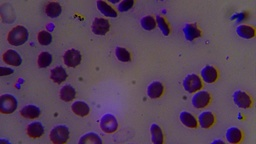
#> input picture frotis/Opta-Tech_338.jpg, 256 x 144 px, shrunk from 3264 x 1836 before the run; its folder holds 7 pictures in this run
$ jupyter execute --allow-errors 'projet big data.ipynb'
#> lines starting #> are read from the running program, lines starting #| are printed output that depends on the picture; after the words box and inside, x2 and y2 are one past the last pixel; in counts of white or black regions, pixels touching at a corner belong together
# Prétraitement des Images

## Application de divers filtres pour débruiter les images et calcul des métriques

[cell 1]
import os
import cv2
import numpy as np
from skimage.metrics import peak_signal_noise_ratio, mean_squared_error, structural_similarity

# Fonction pour appliquer divers filtres et calculer les métriques
def apply_filter_and_calculate_metrics(image, filter_type):
    if filter_type == 'median':
        filtered_image = cv2.medianBlur(image, 5)
    elif filter_type == 'gaussian':
        filtered_image = cv2.GaussianBlur(image, (5, 5), 0)
    elif filter_type == 'average':
        filtered_image = cv2.blur(image, (5, 5))
    elif filter_type == 'bilateral':
        filtered_image = cv2.bilateralFilter(image, 9, 75, 75)
    else:
        raise ValueError("Invalid filter type")

    psnr = peak_signal_noise_ratio(image, filtered_image)
    mse = mean_squared_error(image, filtered_image)
    mae = np.mean(np.abs(image - filtered_image))
    mssim = structural_similarity(image, filtered_image, win_size=3, channel_axis=2)

    return filtered_image, psnr, mse, mae, mssim

# Chemin d'entrée et de sortie
input_folder = "frotis"
output_folders = {
    "median": "filtres/Filtre_Median",
    "gaussian": "filtres/Filtre_Gaussienne",
    "average": "filtres/Filtre_Moyenne",
    "bilateral": "filtres/Filtre_Bilaterale"
}

# Assurez-vous que les dossiers de sortie existent
for folder in output_folders.values():
    if not os.path.exists(folder):
        os.makedirs(folder)

# Initialiser des dictionnaires pour stocker les métriques
metrics = {key: {"psnr": [], "mse": [], "mae": [], "mssim": []} for key in output_folders}

# Parcourir toutes les images dans le dossier d'entrée
for filename in os.listdir(input_folder):
    if filename.endswith(".jpg") or filename.endswith(".png"):
        # Charger l'image
        image_path = os.path.join(input_folder, filename)
        image = cv2.imread(image_path)
#> image is the input picture: shape (144, 256, 3); mean B, G, R 88.1, 63.2, 84.9

        # Vérifier si l'image est chargée correctement
        if image is None:
            print(f"Erreur: impossible de charger l'image {filename}.")
            continue

        # Appliquer chaque filtre et calculer les métriques
        for filter_type in output_folders.keys():
            filtered_image, psnr, mse, mae, mssim = apply_filter_and_calculate_metrics(image, filter_type)

            # Enregistrer l'image filtrée dans le dossier de sortie correspondant
            output_path = os.path.join(output_folders[filter_type], filename)
            cv2.imwrite(output_path, filtered_image)

            # Ajouter les métriques à la liste
            metrics[filter_type]["psnr"].append(psnr)
            metrics[filter_type]["mse"].append(mse)
            metrics[filter_type]["mae"].append(mae)
            metrics[filter_type]["mssim"].append(mssim)

            # Afficher les métriques
            print(f"Image: {filename}, Filtre: {filter_type}")
            print(f"PSNR: {psnr:.2f} dB")
            print(f"MSE: {mse:.2f}")
            print(f"MAE: {mae:.2f}")
            print(f"MSSIM: {mssim:.2f}\n")
#> this loop made 4 passes
#> (psnr, mse, mae, mssim) on passes 1 to 4: (35.87, 16.82, 97.32, 0.924), (36.91, 13.24, 95.27, 0.94), (33.18, 31.28, 102.2, 0.884), (34.52, 22.94, 103.3, 0.909)
#> (printed output is left out)

# Calculer les moyennes des métriques pour chaque filtre
avg_metrics = {key: {metric: np.mean(values) for metric, values in metrics[key].items()} for key in metrics}
#> avg_metrics = 4 items

# Afficher les moyennes des métriques pour chaque filtre
for filter_type, values in avg_metrics.items():
    print(f"Moyenne des métriques pour le filtre {filter_type.capitalize()}:")
    print(f"PSNR moyen: {values['psnr']:.2f} dB")
    print(f"MSE moyen: {values['mse']:.2f}")
    print(f"MAE moyen: {values['mae']:.2f}")
    print(f"MSSIM moyen: {values['mssim']:.2f}\n")
#> this loop made 4 passes
#> (filter_type, values) on passes 1 to 4: ('median', {'psnr': 37.05, 'mse': 13.06, 'mae': 90.37, 'mssim': 0.94}), ('gaussian', {'psnr': 38.31, 'mse': 9.79, 'mae': 84.47, 'mssim': 0.955}), ('average', {'psnr': 34.42, 'mse': 23.88, 'mae': 92.79, 'mssim': 0.91}), ('bilateral', {'psnr': 35.24, 'mse': 19.61, 'mae': 95, 'mssim': 0.925})
#> (printed output is left out)

[cell 2]
import matplotlib.pyplot as plt
import numpy as np

# Préparer les données pour les graphiques
filters = ['median', 'gaussian', 'average', 'bilateral']
psnr_means = [avg_metrics[filter_type]['psnr'] for filter_type in filters]
#> psnr_means = [37.05, 38.31, 34.42, 35.24]
mse_means = [avg_metrics[filter_type]['mse'] for filter_type in filters]
#> mse_means = [13.06, 9.79, 23.88, 19.61]
mae_means = [avg_metrics[filter_type]['mae'] for filter_type in filters]
#> mae_means = [90.37, 84.47, 92.79, 95]
mssim_means = [avg_metrics[filter_type]['mssim'] for filter_type in filters]
#> mssim_means = [0.94, 0.955, 0.91, 0.925]

# Largeur des barres
bar_width = 0.2
index = np.arange(len(filters))

# Tracer le graphique
plt.figure(figsize=(12, 8))

bars1 = plt.bar(index - bar_width, psnr_means, bar_width, label='PSNR', color='green')
bars2 = plt.bar(index, mse_means, bar_width, label='MSE', color='gold')
bars3 = plt.bar(index + bar_width, mae_means, bar_width, label='MAE', color='r')
bars4 = plt.bar(index + 2*bar_width, mssim_means, bar_width, label='MSSIM', color='c')

# Ajouter les valeurs des métriques au-dessus de chaque barre
for bars in [bars1, bars2, bars3, bars4]:
    for bar in bars:
        height = bar.get_height()
        plt.text(bar.get_x() + bar.get_width() / 2.0, height, f'{height:.2f}', ha='center', va='bottom')
#> this loop made 4 passes

plt.xlabel('Filtre')
plt.ylabel('Moyenne')
plt.title('Moyennes des métriques pour chaque filtre')
plt.xticks(index + bar_width / 2, filters)
plt.legend()
plt.tight_layout()
plt.show()

[cell 3]
import numpy as np
import matplotlib.pyplot as plt
from skimage import color, io
from skimage.segmentation import chan_vese

# Charger l'image
image_path = 'frotis/Opta-Tech_341.jpg'
image = io.imread(image_path)
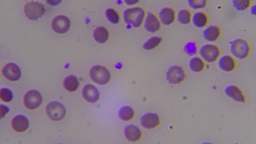
#> input picture frotis/Opta-Tech_341.jpg, 256 x 144 px, shrunk from 3264 x 1836 before the run
#> image is the input picture: shape (144, 256, 3); mean R, G, B 138.1, 121.4, 138.4
image_gray = color.rgb2gray(image)
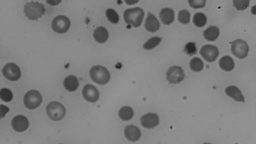
#> image_gray: shape (144, 256) float64; min 0.121, max 0.602, mean 0.495

# Appliquer la segmentation Chan-Vese
cv_result = chan_vese(image_gray, mu=0.25, lambda1=1, lambda2=1, tol=1e-3, max_num_iter=200, dt=0.5, init_level_set="checkerboard", extended_output=True)

# Afficher le résultat de la segmentation
fig, ax = plt.subplots(1, 2, figsize=(10, 5))
ax[0].imshow(image_gray, cmap='gray')
ax[0].set_title('Image originale')
ax[1].imshow(cv_result[0], cmap='gray')
ax[1].set_title('Segmentation Chan-Vese')
plt.show()

# Binariser l'image segmentée
binary_image = cv2.threshold(cv_result[0].astype(np.uint8), 0, 255, cv2.THRESH_BINARY | cv2.THRESH_OTSU)[1]
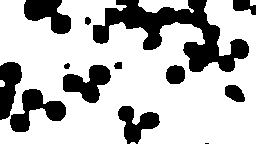
#> binary_image: shape (144, 256); 73.2% white; 13 black regions (1 under 20 px), largest, box (x1, y1, x2, y2) and area: (93, 0, 249, 72) 4231, (10, 89, 66, 132) 1099, (63, 65, 111, 103) 1007

# Afficher l'image binaire
plt.imshow(binary_image, cmap='gray')
plt.title('Image Binaire')
plt.show()

[cell 4]
# Charger l'image
image_path = 'frotis/Opta-Tech_341.jpg'
image = cv2.imread(image_path)

# Convertir en niveaux de gris
gray = cv2.cvtColor(image, cv2.COLOR_BGR2GRAY)

# Appliquer un filtre Gaussien pour réduire le bruit
blurred = cv2.GaussianBlur(gray, (5, 5), 0)

# Afficher l'image floutée
plt.imshow(blurred, cmap='gray')
plt.title('Image Floutée')
plt.show()

[cell 5]
from skimage import measure

# Convertir en niveaux de gris
gray = cv2.cvtColor(image, cv2.COLOR_BGR2GRAY)

# Appliquer le filtre Gaussien
blurred = cv2.GaussianBlur(gray, (5, 5), 0)

# Appliquer le seuillage
_, binary = cv2.threshold(blurred, 127, 255, cv2.THRESH_BINARY_INV)
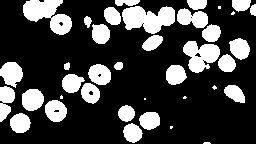
#> binary: shape (144, 256); 26.3% white; 38 white regions (8 under 20 px), largest, box (x1, y1, x2, y2) and area: (122, 6, 175, 34) 1007, (23, 0, 72, 35) 975, (183, 41, 220, 73) 744

# Trouver les contours avec contours actifs
contours = measure.find_contours(binary, 0.8)

# Afficher les résultats
fig, ax = plt.subplots()
ax.imshow(binary, cmap=plt.cm.gray)

for contour in contours:
    ax.plot(contour[:, 1], contour[:, 0], linewidth=2)

ax.set_title('Contours Actifs')
plt.show()
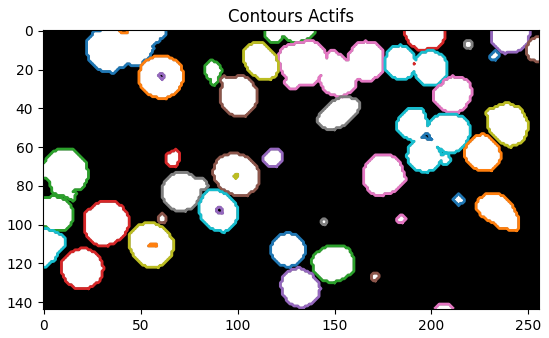
#> figure drawn by matplotlib, 1 panel

# Comparaison des algo

## Segmentation par Seuillage Otsu

[cell 6]
import cv2
import matplotlib.pyplot as plt

def otsu_thresholding(image):
    gray_image = cv2.cvtColor(image, cv2.COLOR_BGR2GRAY)
    _, binary_image = cv2.threshold(gray_image, 0, 255, cv2.THRESH_BINARY + cv2.THRESH_OTSU)
#> binary_image: shape (144, 256); 81.1% white; 47 black regions (8 under 20 px), largest, box (x1, y1, x2, y2) and area: (24, 1, 51, 20) 332, (123, 7, 145, 29) 318, (23, 90, 42, 110) 272
    binary_image = cv2.cvtColor(binary_image, cv2.COLOR_GRAY2BGR)
    return binary_image

# Example usage
image_path = 'frotis/Opta-Tech_341.jpg'
image = cv2.imread(image_path)
binary_image = otsu_thresholding(image)
cv2.imwrite('output/otsu_thresholding.jpg', binary_image)

# Afficher l'image originale et l'image segmentée
plt.figure(figsize=(10, 5))

plt.subplot(1, 2, 1)
plt.imshow(cv2.cvtColor(image, cv2.COLOR_BGR2RGB))
plt.title('Image Originale')

plt.subplot(1, 2, 2)
plt.imshow(binary_image, cmap='gray')
plt.title('Segmentation par Seuillage Otsu')

plt.show()

## Segmentation par Chan-Vese

[cell 7]
from skimage import color
from skimage.segmentation import chan_vese
import os
import cv2
import numpy as np
from skimage.metrics import peak_signal_noise_ratio, mean_squared_error, structural_similarity

def chan_vese_segmentation(image):
    gray_image = color.rgb2gray(image)
    cv_result = chan_vese(gray_image, mu=0.25, lambda1=1, lambda2=1, tol=1e-3, max_num_iter=200, dt=0.5, init_level_set="checkerboard", extended_output=True)
    segmented_image = (cv_result[0] * 255).astype(np.uint8)
#> segmented_image: shape (144, 256); 73.1% white; 13 black regions (1 under 20 px), largest, box (x1, y1, x2, y2) and area: (93, 0, 249, 72) 4312, (10, 89, 66, 133) 1101, (62, 65, 111, 103) 1000
    segmented_image = cv2.cvtColor(segmented_image, cv2.COLOR_GRAY2BGR)  # Convert to 3 channels
    return segmented_image

# Example usage
segmented_image = chan_vese_segmentation(image)
cv2.imwrite('output/chan_vese.jpg', (segmented_image * 255).astype(np.uint8))

# Afficher l'image originale et l'image segmentée
plt.figure(figsize=(10, 5))

plt.subplot(1, 2, 1)
plt.imshow(cv2.cvtColor(image, cv2.COLOR_BGR2RGB))
plt.title('Image Originale')

plt.subplot(1, 2, 2)
plt.imshow(segmented_image, cmap='gray')
plt.title('Segmentation Chan-Vese')

plt.show()
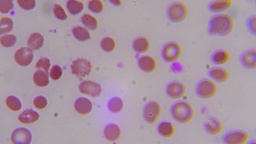
#> input picture frotis/Opta-Tech_433.jpg, 256 x 144 px, shrunk from 3264 x 1836 before the run
#> further down, image is the input picture: shape (144, 256, 3); mean B, G, R 160.8, 143.9, 168.3

## Segmentation par Contours Actifs

[cell 8]
import cv2
import numpy as np
import matplotlib.pyplot as plt
from skimage import measure

def active_contours_segmentation(image):
    gray_image = cv2.cvtColor(image, cv2.COLOR_BGR2GRAY)
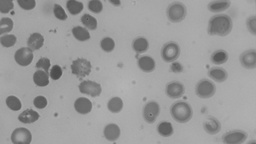
#> gray_image: shape (144, 256); min 73, max 181, mean 153.1
    blurred_image = cv2.GaussianBlur(gray_image, (5, 5), 0)
    _, binary_image = cv2.threshold(blurred_image, 127, 255, cv2.THRESH_BINARY_INV)
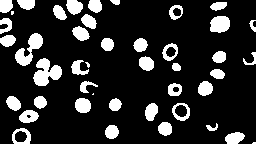
#> binary_image: shape (144, 256); 16.9% white; 44 white regions (4 under 20 px), largest, box (x1, y1, x2, y2) and area: (33, 58, 62, 86) 484, (15, 33, 43, 66) 407, (210, 16, 230, 33) 281
    contours = measure.find_contours(binary_image, 0.8)
    binary_image = cv2.cvtColor(binary_image, cv2.COLOR_GRAY2BGR)  # Convert to 3 channels
    return contours, binary_image

# Example usage
image_path = 'frotis/Opta-Tech_433.jpg'
image = cv2.imread(image_path)
contours, binary_image = active_contours_segmentation(image)
cv2.imwrite('output/active_contours.jpg', binary_image)

# Afficher l'image originale et l'image segmentée avec contours colorés
fig, ax = plt.subplots(1, 2, figsize=(15, 8))

# Afficher l'image binaire
ax[0].imshow(binary_image, cmap=plt.cm.gray)
ax[0].set_title('Image Binaire')

# Afficher l'image avec contours actifs colorés
ax[1].imshow(image, cmap=plt.cm.gray)

# Générer une couleur différente pour chaque contour
for contour in contours:
    color = np.random.rand(3,)
    ax[1].plot(contour[:, 1], contour[:, 0], linewidth=2, color=color)

ax[1].set_title('Contours Actifs Colorés')
plt.show()
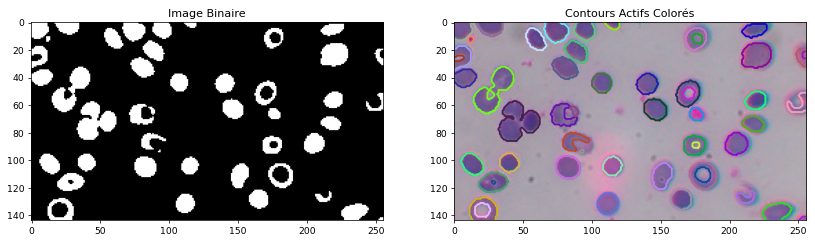
#> figure drawn by matplotlib, 2 panels; B, G, R data is drawn as R, G, B

## Segmentation par K-means

[cell 9]
def kmeans_segmentation(image, k=3):
#> called with k = 3
    pixel_values = image.reshape((-1, 3))
    pixel_values = np.float32(pixel_values)
    criteria = (cv2.TERM_CRITERIA_EPS + cv2.TERM_CRITERIA_MAX_ITER, 100, 0.2)
    _, labels, centers = cv2.kmeans(pixel_values, k, None, criteria, 10, cv2.KMEANS_RANDOM_CENTERS)
    centers = np.uint8(centers)
    segmented_image = centers[labels.flatten()]
    segmented_image = segmented_image.reshape(image.shape)
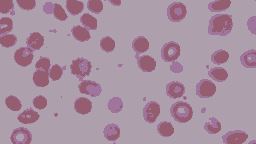
#> segmented_image: shape (144, 256, 3); mean B, G, R 160.3, 143.3, 168
    return segmented_image

# Example usage
segmented_image = kmeans_segmentation(image)
cv2.imwrite('output/kmeans.jpg', segmented_image)

# Afficher l'image originale et l'image segmentée
plt.figure(figsize=(10, 5))

plt.subplot(1, 2, 1)
plt.imshow(cv2.cvtColor(image, cv2.COLOR_BGR2RGB))
plt.title('Image Originale')

plt.subplot(1, 2, 2)
plt.imshow(cv2.cvtColor(segmented_image, cv2.COLOR_BGR2RGB))
plt.title('Segmentation par K-means')

plt.show()
#> (the rest of the program and of its run is left out)
